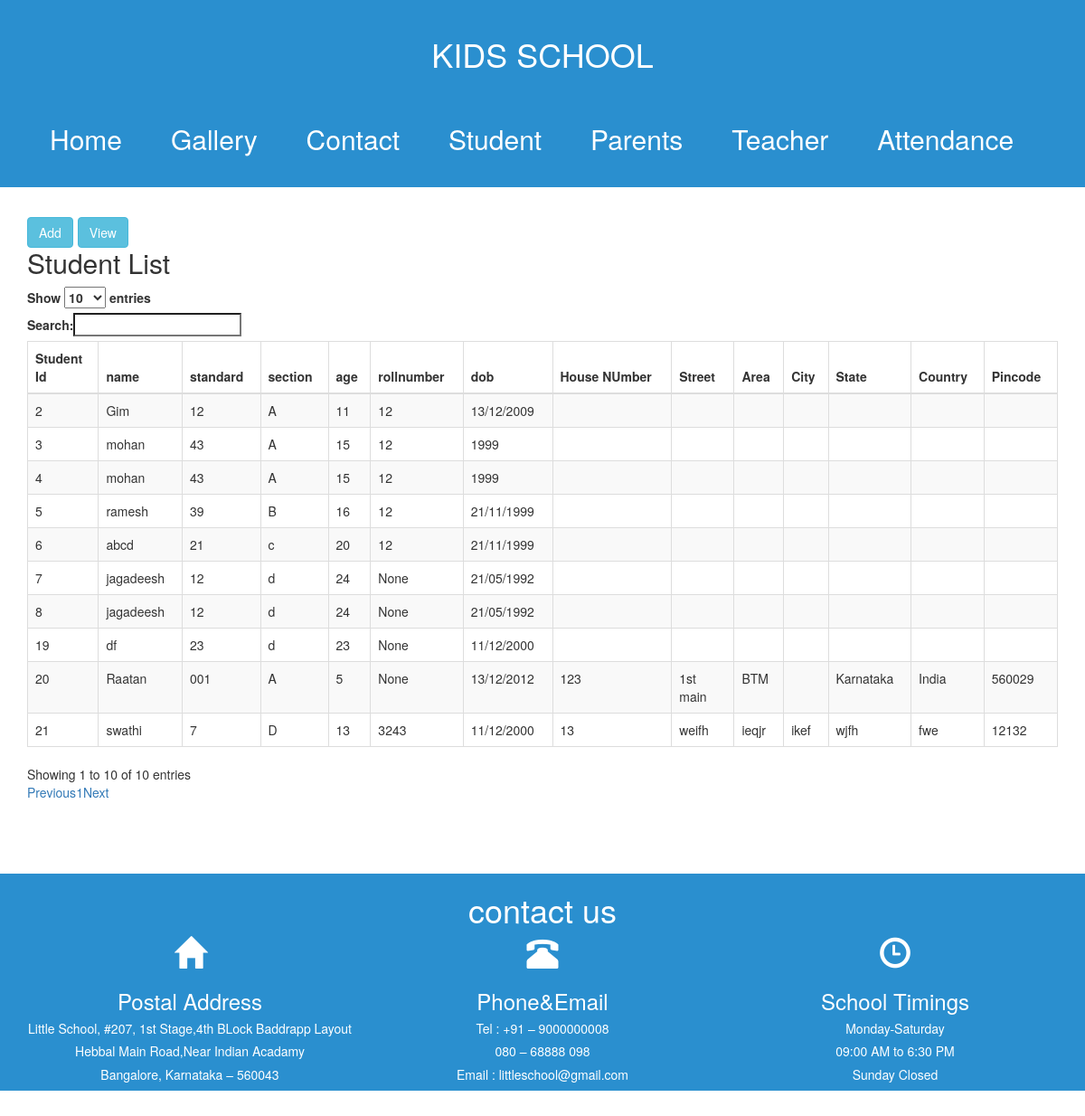
The page /student/ on the database its author committed.
### kids/models.py (models this page shows)
class Student(models.Model):
	"""
	This is for student model
	"""
	name=models.CharField(max_length=10,null=True,blank=True)
	standard=models.CharField(max_length=10,null=True,blank=True)
	section=models.CharField(max_length=10,null=True,blank=True)
	status=models.BooleanField(default=True)
	age=models.IntegerField(null=True,blank=True)
	rollnumber=models.IntegerField(null=True,blank=True)
	dateofbirth=models.CharField(max_length=10, null=True,blank=True)
	address = models.ForeignKey('Address', null=True, blank=True)

class Address(models.Model):
    house_number=models.CharField(max_length=20, null=True, blank=True)
    street=models.CharField(max_length=20, null=True, blank=True)
    area=models.CharField(max_length=20, null=True, blank=True)
    city=models.CharField(max_length=20, null=True, blank=True)
    state=models.CharField(max_length=20, null=True, blank=True)
    country=models.CharField(max_length=20, null=True, blank=True)
    pincode=models.CharField(max_length=10, null=True, blank=True)

### kids/views.py (the view, shortened to what this page needs)
# urls.py: url(r'^student/',Students.as_view()),
class Students(View):
    template_name="student.html"
    def get(self, request, *args, **kwargs):
        students=Student.objects.all()
        serializer_class = StudentSerializer
        return render(request, self.template_name, locals())

### templates/student.html (shortened to what this page needs)
<!DOCTYPE html>
<html lang="en">
<head>
  <link rel="stylesheet" href="https://maxcdn.bootstrapcdn.com/bootstrap/3.3.7/css/bootstrap.min.css">
  <link rel="stylesheet" href="//maxcdn.bootstrapcdn.com/bootstrap/3.3.7/css/bootstrap.min.css">
  <link rel="stylesheet" href="https://cdn.datatables.net/1.10.16/css/dataTables.bootstrap.min.css">
</head>
<link rel='stylesheet prefetch' href='http://maxcdn.bootstrapcdn.com/font-awesome/4.2.0/css/font-awesome.min.css'>
<body>
    <div class="fixed-header">
	<div class="container" style="text-align:center;">
	<h1>KIDS SCHOOL</h1>
</div>
        <div class="container">
            <nav>
                <a href="#"><br><h2>Home</h2></a>
                <a href="/gallery/"><br><h2>Gallery</h2></a>
                <a href="/contact/"><br><h2>Contact</h2></a>
		<a href="/student/"><br><h2>Student</h2></a>
		<a href="/parents/"><br><h2>Parents</h2></a>
		<a href="/teacher/"><br><h2>Teacher</h2></a>
		<a href="/attendance/"><br><h2>Attendance</h2></a>
            </nav>
   </div>
</div>
  <br><br><br><br><br><br><br><br><br>
<div class="col-sm-12">
	<div class="col-sm-2"><button class="btn btn-info" id="add_student">Add</button><button class="btn btn-info" style="margin-left:5px;" id="view_student">View</button></div>
</div>
<div class="container" id="student_view_div">
  <h2>Student List</h2>
              <table id="example" class="table table-striped table-bordered" cellspacing="0" width="100%">
                <thead>
                  <th style="width: 10px">Student Id</th>
                  <th>name</th>
                  <th>standard</th>
		  <th>section</th>
		  <th>age</th>
		  <th>rollnumber</th>
		  <th>dob</th>
                  <th>House NUmber</th>
		  <th>Street</th>
		  <th>Area</th>
		  <th>City</th>
		  <th>State</th>
		  <th>Country</th>
		  <th>Pincode</th>
                </thead>
		<tbody>
		{% for stud in students %}
                <tr>
                 <td>{{ stud.id }}</td>
                  <td>{{ stud.name }}</td>
                  <td>{{ stud.standard }}</td>
		  <td>{{ stud.section }}</td>
		  <td>{{ stud.age }}</td>
		  <td>{{ stud.rollnumber }}</td>
		  <td>{{ stud.dateofbirth }}</td>
                  <td>{{ stud.address.house_number }}</td>
		  <td>{{ stud.address.street }}</td>
		  <td>{{ stud.address.area }}</td>
		  <td>{{ stud.address.city }}</td>
		  <td>{{ stud.address.state }}</td>
		  <td>{{ stud.address.country }}</td>
		  <td>{{ stud.address.pincode }}</td>
                </tr>
		{% endfor %}
		</tbody>
              </table>
</div>
<br><br><br><br>
<div>
<footer class="container-fluid bg-4 text-center">
  <h1>contact us</h1>
<div class="col-sm-4">
<center>
<i class="glyphicon glyphicon-home" styel="font-size: 50px;"></i>
<h3>Postal Address</h3>
<h5> Little School, #207, 1st Stage,4th BLock Baddrapp Layout</h5>
<h5> Hebbal Main Road,Near Indian Acadamy</h5>
<h5> Bangalore, Karnataka – 560043</h5>
</center>
</div>
<div class="col-sm-4">
<center>
<i class="glyphicon glyphicon-phone-alt" styel="font-size: 50px;"></i>
<h3>Phone&Email</h3>
<h5> Tel : +91 – 9000000008 </h5>
<h5> 080 – 68888 098</h5>
<h5>Email : littleschool@gmail.com</h5>
</center>
</div>
<div class="col-sm-4">
<center>
<i class="glyphicon glyphicon-time" styel="font-size: 50px;"></i>
<h3>School Timings</h3>
<h5> Monday-Saturday </h5>
<h5> 09:00 AM to 6:30 PM</h5>
<h5>Sunday Closed</h5>
</center>
</div>
</footer>
</div>
</body>
</html>

### templates/student.html (style rules this page uses)
body { padding-top: 60px; padding-bottom: 40px; }
.fixed-header { width: 100%; position: fixed; background-color:#2a8fcf; padding: 20px 0; color: #fff; }
.fixed-header { top: 0; }
nav a { color: black; text-decoration: none; padding: 7px 25px; display: inline-block; color:#fff; }
footer { background-color:#2a8fcf;; text-align: center;; color:#fff; }
.glyphicon { font-size: 35px; }

### rows shown on the page
Student: id "2", name "Gim", standard "12", section "A", age "11", rollnumber "12", dateofbirth "13/12/2009"
Student: id "3", name "mohan", standard "43", section "A", age "15", rollnumber "12", dateofbirth "1999"
Student: id "4", name "mohan", standard "43", section "A", age "15", rollnumber "12", dateofbirth "1999"
Student: id "5", name "ramesh", standard "39", section "B", age "16", rollnumber "12", dateofbirth "21/11/1999"
Student: id "6", name "abcd", standard "21", section "c", age "20", rollnumber "12", dateofbirth "21/11/1999"
Student: id "7", name "jagadeesh", standard "12", section "d", age "24", rollnumber "None", dateofbirth "21/05/1992"
Student: id "8", name "jagadeesh", standard "12", section "d", age "24", rollnumber "None", dateofbirth "21/05/1992"
Student: id "19", name "df", standard "23", section "d", age "23", rollnumber "None", dateofbirth "11/12/2000"
Student: id "20", name "Raatan", standard "001", section "A", age "5", rollnumber "None", dateofbirth "13/12/2012", address.house_number "123", address.street "1st main", address.area "BTM", address.state "Karnataka", address.country "India", address.pincode "560029"
Student: id "21", name "swathi", standard "7", section "D", age "13", rollnumber "3243", dateofbirth "11/12/2000", address.house_number "13", address.street "weifh", address.area "ieqjr", address.city "ikef", address.state "wjfh", address.country "fwe", address.pincode "12132"
